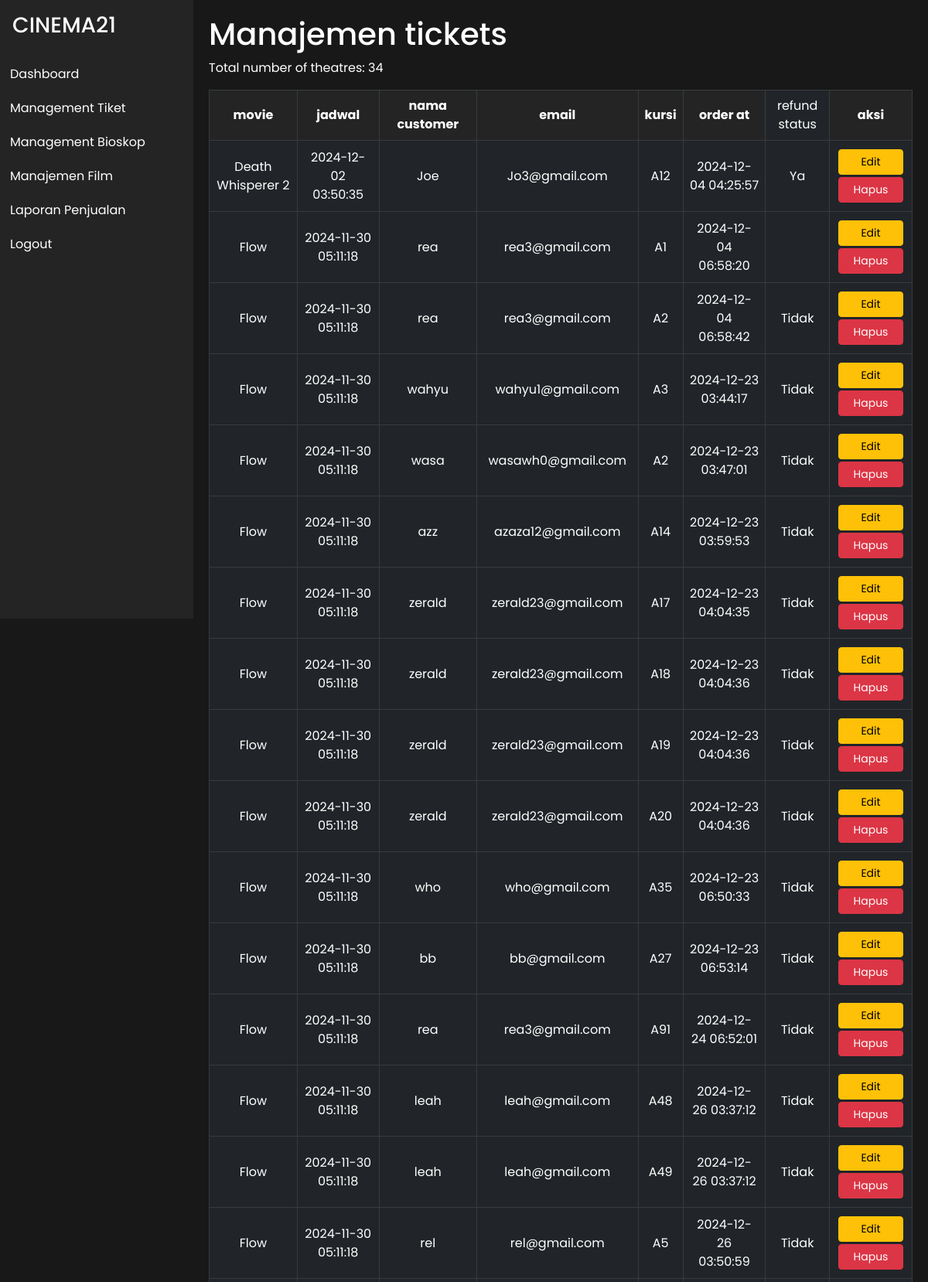
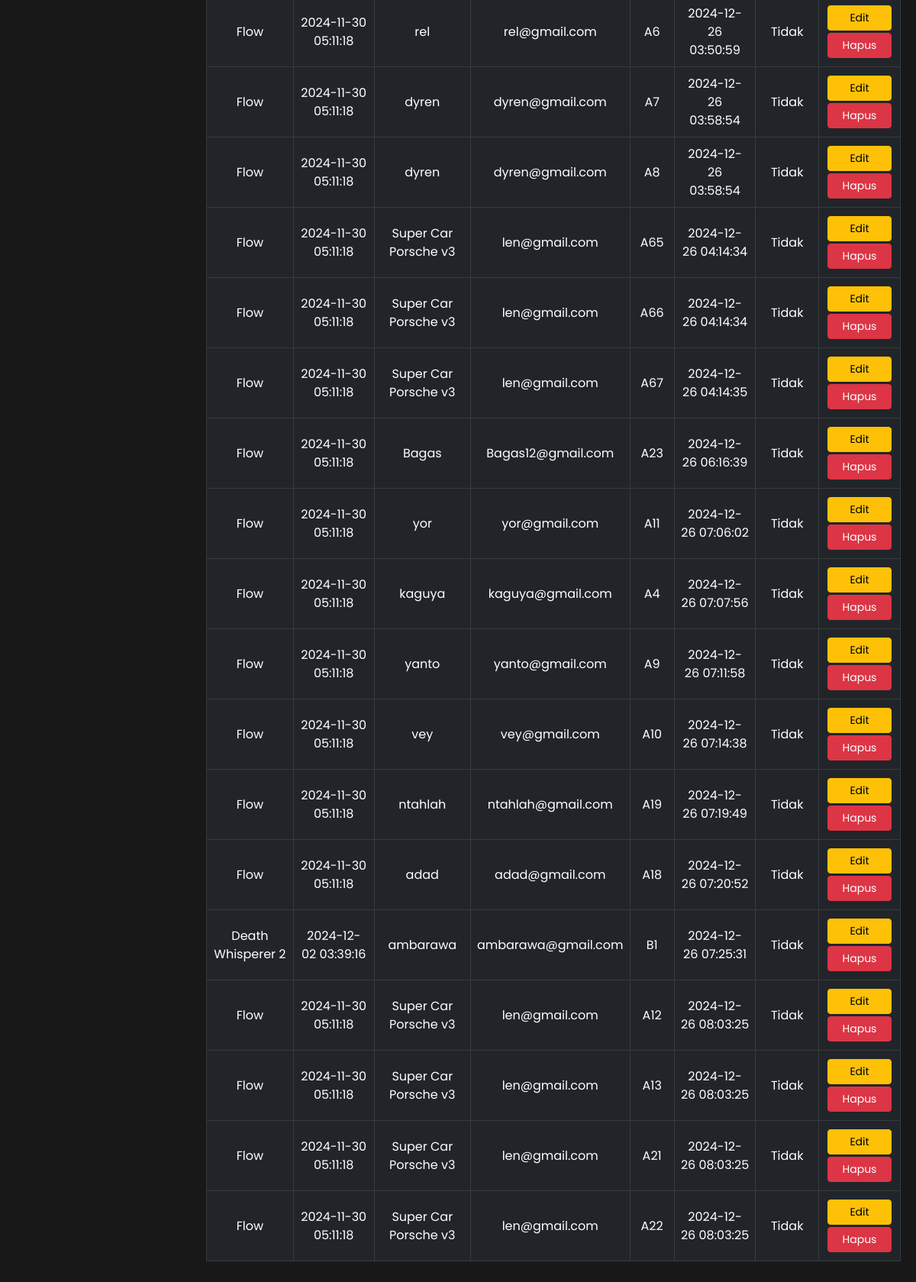
The app's page /Admin/management_ticket.php with its own data (2 pictures, top to bottom).
### tables this page shows
CREATE TABLE `tickets` (
  `idtiket` int(11) NOT NULL,
  `movie_id` int(11) NOT NULL,
  `jadwal_id` int(11) NOT NULL,
  `customer_name` varchar(255) DEFAULT NULL,
  `customer_email` varchar(255) DEFAULT NULL,
  `seat_number` varchar(10) DEFAULT NULL,
  `price` decimal(10,2) NOT NULL,
  `created_at` timestamp NOT NULL DEFAULT current_timestamp(),
  `user_id` int(11) DEFAULT NULL,
  `ticket_code` varchar(255) DEFAULT NULL,
  `refund_status` enum('Ya','Tidak') DEFAULT 'Tidak'
);

CREATE TABLE `movies` (
  `id` int(11) NOT NULL,
  `title` varchar(255) NOT NULL,
  `synopsis` text DEFAULT NULL,
  `duration` int(11) NOT NULL,
  `genre` varchar(100) DEFAULT NULL,
  `poster_url` varchar(255) DEFAULT NULL,
  `trailer_url` varchar(255) DEFAULT NULL,
  `Tahun_Rilis` int(11) DEFAULT NULL
);

CREATE TABLE `jadwal` (
  `id` int(11) NOT NULL,
  `movie_id` int(11) NOT NULL,
  `theatre_id` int(11) NOT NULL,
  `show_time` datetime DEFAULT NULL,
  `show_time2` datetime DEFAULT NULL,
  `show_time3` datetime DEFAULT NULL,
  `show_time4` datetime DEFAULT NULL,
  `price` decimal(10,2) NOT NULL,
  `created_at` timestamp NOT NULL DEFAULT current_timestamp(),
  `updated_at` timestamp NOT NULL DEFAULT current_timestamp() ON UPDATE current_timestamp(),
  `kapasitas_kursi` int(11) DEFAULT NULL,
  `studio_id` int(11) DEFAULT NULL
);

### Admin/management_ticket.php (the view, shortened to what this page needs)
<?php
include '../koneksi.php';
$query = "
SELECT
    movies.title AS judul_film,
    jadwal.show_time AS waktu_tayang,
    tickets.idtiket AS idtiket,
    tickets.customer_name AS nama_customer,
    tickets.customer_email AS email_customer,
    tickets.seat_number AS nomor_kursi,
    tickets.price AS harga_tiket,
    tickets.created_at AS waktu_order,
    tickets.refund_status AS refund_status
    FROM tickets
    INNER JOIN movies ON tickets.movie_id = movies.id
    INNER JOIN jadwal ON  tickets.jadwal_id = jadwal.id
";
$result = $db->query($query);
?>
<!DOCTYPE html>
<html lang="en">
<head>
    <link rel="stylesheet" href="https://cdnjs.cloudflare.com/ajax/libs/bootstrap/5.3.0/css/bootstrap.min.css">
    <link rel="stylesheet" href="admin.css">
</head>
<body>
    <div class="d-flex">
    <div class="sidebar">
            <h3 class="p-3">CINEMA21</h3>
            <a href="halamanAdmin.php">Dashboard</a>
            <a href="management_ticket.php">Management Tiket</a>
            <a href="managementTheater.php">Management Bioskop</a>
            <a href="gudangdatafilm.php">Manajemen Film</a>
            <a href="LaporanPenjualan.php">Laporan Penjualan</a>
            <a href="logout.php">Logout</a>
        </div>
        <div class="content">
            <h1>Manajemen tickets</h1>
            <p>Total number of theatres: <?= $result->num_rows; ?></p>
            <div class="table-responsive w-100">
                <table class="table table-dark table-bordered w-100">
                    <thead>
                        <tr>
                            <th>movie</th>
                            <th>jadwal</th>
                            <th>nama customer</th>
                            <th>email</th>
                            <th>kursi</th>
                            <th>order at</th>
                            <td>refund status</td>
                            <th>aksi</th>
                        </tr>
                    </thead>
        <tbody>
            <?php while ($row = $result->fetch_assoc()): ?>
                <tr>
                    <td><?= htmlspecialchars($row['judul_film']) ?></td>
                    <td><?= htmlspecialchars($row['waktu_tayang']) ?></td>
                    <td><?= htmlspecialchars($row['nama_customer']) ?></td>
                    <td><?= htmlspecialchars($row['email_customer']) ?></td>
                    <td><?= htmlspecialchars($row['nomor_kursi']) ?></td>
                    <td><?=htmlspecialchars($row['waktu_order'])?> </td>
                    <td><?=htmlspecialchars($row['refund_status'])?> </td>
                    <td>
                        <button class="btn btn-warning btn-sm" onclick="window.location.href='editticket.php?id=<?= $row['idtiket'] ?>'">Edit</button>
                        <button class="btn btn-danger btn-sm" onclick="confirmDelete(<?= $row['idtiket'] ?>)">Hapus</button>
                    </td>
                </tr>
            <?php endwhile; ?>
        </tbody>
                </table>
        </div>
    </div>
</body>
</html>

### Admin/admin.css (style rules this page uses)
* { font-family: 'Poppins', sans-serif; }
body { background-color: #181818; color: white; }
.sidebar { min-height: 100vh; background-color: #242424; position: fixed; width: 250px; }
.sidebar a { color: white; display: block; padding: 10px; text-decoration: none; border-left: 3px solid transparent; }
.sidebar h3 { color: white; }

### Admin/management_ticket.php (style rules this page uses)
.table th, .table td { vertical-align: middle; text-align: center; }
.table th { background-color: #242424; }
.btn { padding: 5px 10px; width:7vw; display: flex; align-items: center; justify-content: center; text-align: center; margin: 3px; }
.content { margin-left: 250px; padding: 20px; }

### records on screen
tickets: movie.title "Death Whisperer 2", jadwal.show_time "2024-12-02 03:50:35", customer_name "Joe", customer_email "Jo3@gmail.com", seat_number "A12", created_at "2024-12-04 04:25:57", refund_status "Ya"
tickets: movie.title "Flow", jadwal.show_time "2024-11-30 05:11:18", customer_name "rea", customer_email "rea3@gmail.com", seat_number "A1", created_at "2024-12-04 06:58:20"
tickets: movie.title "Flow", jadwal.show_time "2024-11-30 05:11:18", customer_name "rea", customer_email "rea3@gmail.com", seat_number "A2", created_at "2024-12-04 06:58:42", refund_status "Tidak"
tickets: movie.title "Flow", jadwal.show_time "2024-11-30 05:11:18", customer_name "wahyu", customer_email "wahyu1@gmail.com", seat_number "A3", created_at "2024-12-23 03:44:17", refund_status "Tidak"
tickets: movie.title "Flow", jadwal.show_time "2024-11-30 05:11:18", customer_name "wasa", customer_email "wasawh0@gmail.com", seat_number "A2", created_at "2024-12-23 03:47:01", refund_status "Tidak"
tickets: movie.title "Flow", jadwal.show_time "2024-11-30 05:11:18", customer_name "azz", customer_email "azaza12@gmail.com", seat_number "A14", created_at "2024-12-23 03:59:53", refund_status "Tidak"
tickets: movie.title "Flow", jadwal.show_time "2024-11-30 05:11:18", customer_name "zerald", customer_email "zerald23@gmail.com", seat_number "A17", created_at "2024-12-23 04:04:35", refund_status "Tidak"
tickets: movie.title "Flow", jadwal.show_time "2024-11-30 05:11:18", customer_name "zerald", customer_email "zerald23@gmail.com", seat_number "A18", created_at "2024-12-23 04:04:36", refund_status "Tidak"
tickets: movie.title "Flow", jadwal.show_time "2024-11-30 05:11:18", customer_name "zerald", customer_email "zerald23@gmail.com", seat_number "A19", created_at "2024-12-23 04:04:36", refund_status "Tidak"
tickets: movie.title "Flow", jadwal.show_time "2024-11-30 05:11:18", customer_name "zerald", customer_email "zerald23@gmail.com", seat_number "A20", created_at "2024-12-23 04:04:36", refund_status "Tidak"
tickets: movie.title "Flow", jadwal.show_time "2024-11-30 05:11:18", customer_name "who", customer_email "who@gmail.com", seat_number "A35", created_at "2024-12-23 06:50:33", refund_status "Tidak"
tickets: movie.title "Flow", jadwal.show_time "2024-11-30 05:11:18", customer_name "bb", customer_email "bb@gmail.com", seat_number "A27", created_at "2024-12-23 06:53:14", refund_status "Tidak"
tickets: movie.title "Flow", jadwal.show_time "2024-11-30 05:11:18", customer_name "rea", customer_email "rea3@gmail.com", seat_number "A91", created_at "2024-12-24 06:52:01", refund_status "Tidak"
tickets: movie.title "Flow", jadwal.show_time "2024-11-30 05:11:18", customer_name "leah", customer_email "leah@gmail.com", seat_number "A48", created_at "2024-12-26 03:37:12", refund_status "Tidak"
tickets: movie.title "Flow", jadwal.show_time "2024-11-30 05:11:18", customer_name "leah", customer_email "leah@gmail.com", seat_number "A49", created_at "2024-12-26 03:37:12", refund_status "Tidak"
tickets: movie.title "Flow", jadwal.show_time "2024-11-30 05:11:18", customer_name "rel", customer_email "rel@gmail.com", seat_number "A5", created_at "2024-12-26 03:50:59", refund_status "Tidak"
tickets: movie.title "Flow", jadwal.show_time "2024-11-30 05:11:18", customer_name "rel", customer_email "rel@gmail.com", seat_number "A6", created_at "2024-12-26 03:50:59", refund_status "Tidak"
tickets: movie.title "Flow", jadwal.show_time "2024-11-30 05:11:18", customer_name "dyren", customer_email "dyren@gmail.com", seat_number "A7", created_at "2024-12-26 03:58:54", refund_status "Tidak"
tickets: movie.title "Flow", jadwal.show_time "2024-11-30 05:11:18", customer_name "dyren", customer_email "dyren@gmail.com", seat_number "A8", created_at "2024-12-26 03:58:54", refund_status "Tidak"
tickets: movie.title "Flow", jadwal.show_time "2024-11-30 05:11:18", customer_name "Super Car Porsche v3", customer_email "len@gmail.com", seat_number "A65", created_at "2024-12-26 04:14:34", refund_status "Tidak"
tickets: movie.title "Flow", jadwal.show_time "2024-11-30 05:11:18", customer_name "Super Car Porsche v3", customer_email "len@gmail.com", seat_number "A66", created_at "2024-12-26 04:14:34", refund_status "Tidak"
tickets: movie.title "Flow", jadwal.show_time "2024-11-30 05:11:18", customer_name "Super Car Porsche v3", customer_email "len@gmail.com", seat_number "A67", created_at "2024-12-26 04:14:35", refund_status "Tidak"
tickets: movie.title "Flow", jadwal.show_time "2024-11-30 05:11:18", customer_name "Bagas", customer_email "Bagas12@gmail.com", seat_number "A23", created_at "2024-12-26 06:16:39", refund_status "Tidak"
tickets: movie.title "Flow", jadwal.show_time "2024-11-30 05:11:18", customer_name "yor", customer_email "yor@gmail.com", seat_number "A11", created_at "2024-12-26 07:06:02", refund_status "Tidak"
tickets: movie.title "Flow", jadwal.show_time "2024-11-30 05:11:18", customer_name "kaguya", customer_email "kaguya@gmail.com", seat_number "A4", created_at "2024-12-26 07:07:56", refund_status "Tidak"
tickets: movie.title "Flow", jadwal.show_time "2024-11-30 05:11:18", customer_name "yanto", customer_email "yanto@gmail.com", seat_number "A9", created_at "2024-12-26 07:11:58", refund_status "Tidak"
tickets: movie.title "Flow", jadwal.show_time "2024-11-30 05:11:18", customer_name "vey", customer_email "vey@gmail.com", seat_number "A10", created_at "2024-12-26 07:14:38", refund_status "Tidak"
tickets: movie.title "Flow", jadwal.show_time "2024-11-30 05:11:18", customer_name "ntahlah", customer_email "ntahlah@gmail.com", seat_number "A19", created_at "2024-12-26 07:19:49", refund_status "Tidak"
tickets: movie.title "Flow", jadwal.show_time "2024-11-30 05:11:18", customer_name "adad", customer_email "adad@gmail.com", seat_number "A18", created_at "2024-12-26 07:20:52", refund_status "Tidak"
tickets: movie.title "Death Whisperer 2", jadwal.show_time "2024-12-02 03:39:16", customer_name "ambarawa", customer_email "ambarawa@gmail.com", seat_number "B1", created_at "2024-12-26 07:25:31", refund_status "Tidak"
tickets: movie.title "Flow", jadwal.show_time "2024-11-30 05:11:18", customer_name "Super Car Porsche v3", customer_email "len@gmail.com", seat_number "A12", created_at "2024-12-26 08:03:25", refund_status "Tidak"
tickets: movie.title "Flow", jadwal.show_time "2024-11-30 05:11:18", customer_name "Super Car Porsche v3", customer_email "len@gmail.com", seat_number "A13", created_at "2024-12-26 08:03:25", refund_status "Tidak"
tickets: movie.title "Flow", jadwal.show_time "2024-11-30 05:11:18", customer_name "Super Car Porsche v3", customer_email "len@gmail.com", seat_number "A21", created_at "2024-12-26 08:03:25", refund_status "Tidak"
tickets: movie.title "Flow", jadwal.show_time "2024-11-30 05:11:18", customer_name "Super Car Porsche v3", customer_email "len@gmail.com", seat_number "A22", created_at "2024-12-26 08:03:25", refund_status "Tidak"

### other values on screen
$result->num_rows "34"
